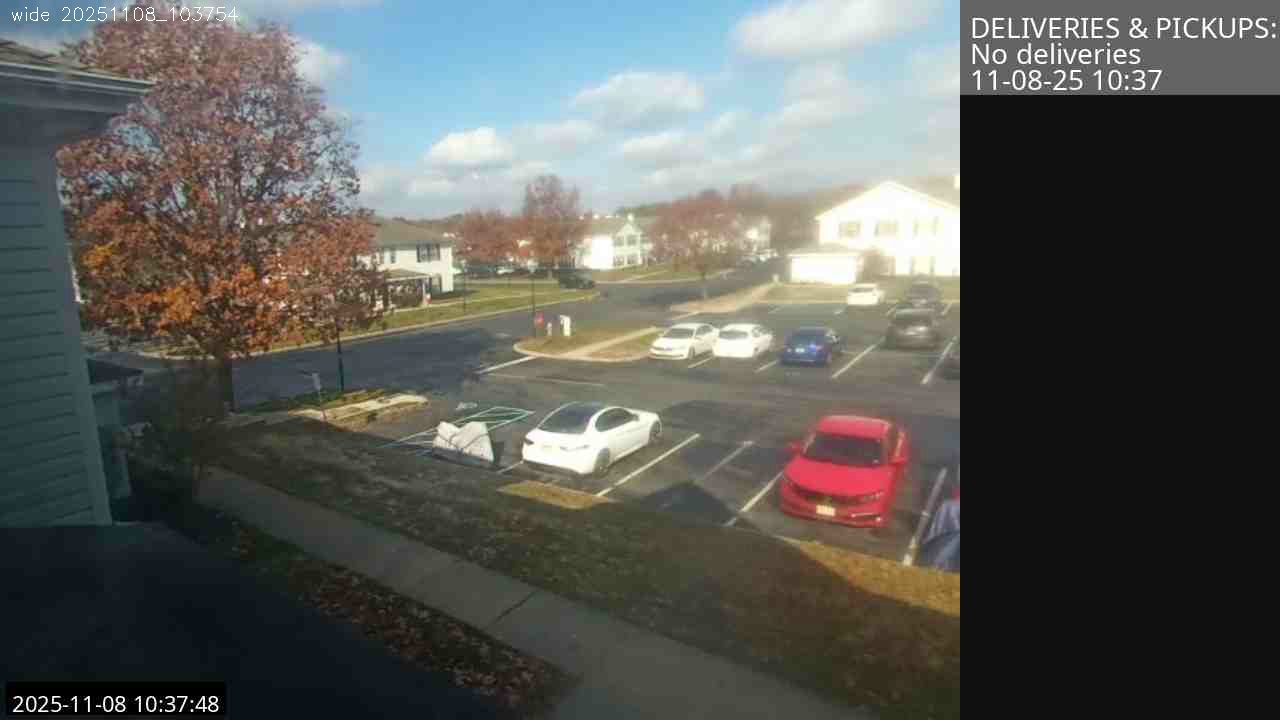
#> input picture detector/debug/20251108_103754_wide.jpg, 1280 x 720 px
$ python -i twostage.py   (imports and definitions only)
#> lines starting #> are read from the running program, lines starting #| are printed output that depends on the picture
#> further down, picture is the input picture: shape (720, 1280, 3); mean B, G, R 87.1, 90.9, 89.4
import cv2, json
from typing import List, Dict, Tuple
from ultralytics import YOLO

ALLOW_DEFAULT = {"amazon","dhl","fedex","ups","usps"}

def _boost_contrast_bgr(im_bgr):
    lab = cv2.cvtColor(im_bgr, cv2.COLOR_BGR2LAB)
#> lab: shape (720, 1280, 3); mean of channels 0, 1, 2 93.9, 127.3, 130.3
    L,a,b = cv2.split(lab)
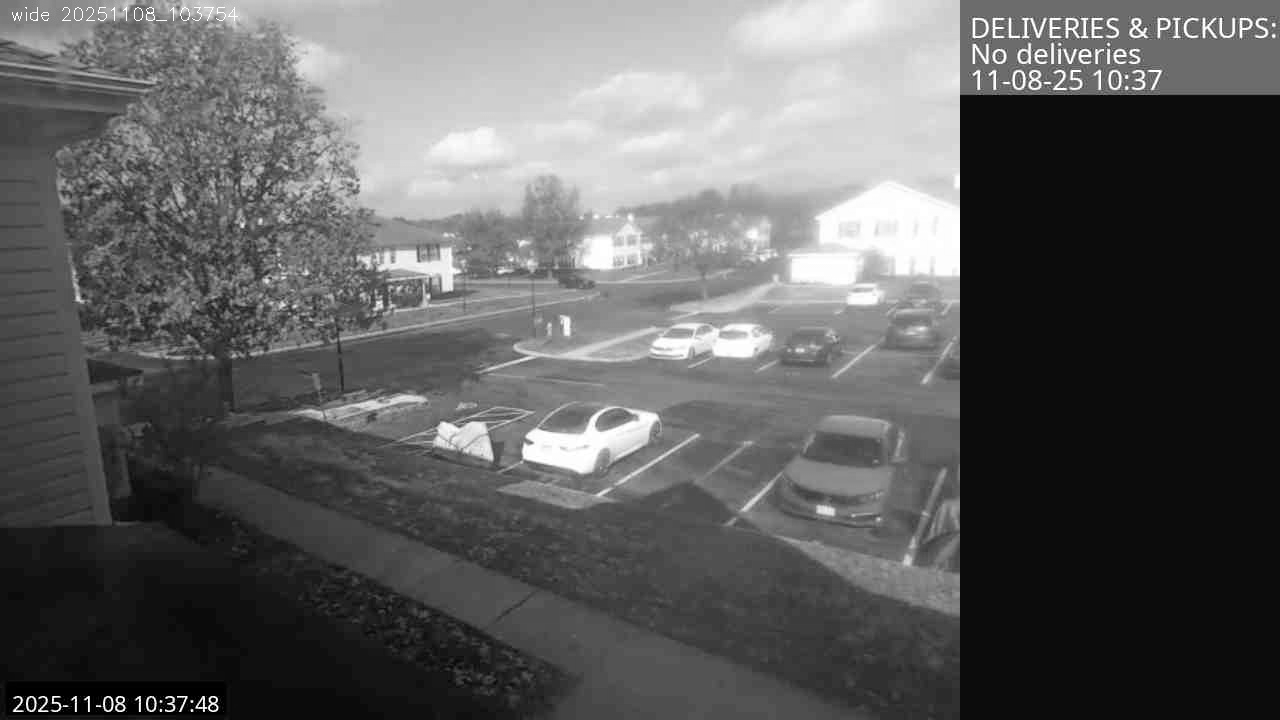
#> L: shape (720, 1280); min 0, max 255, mean 93.9
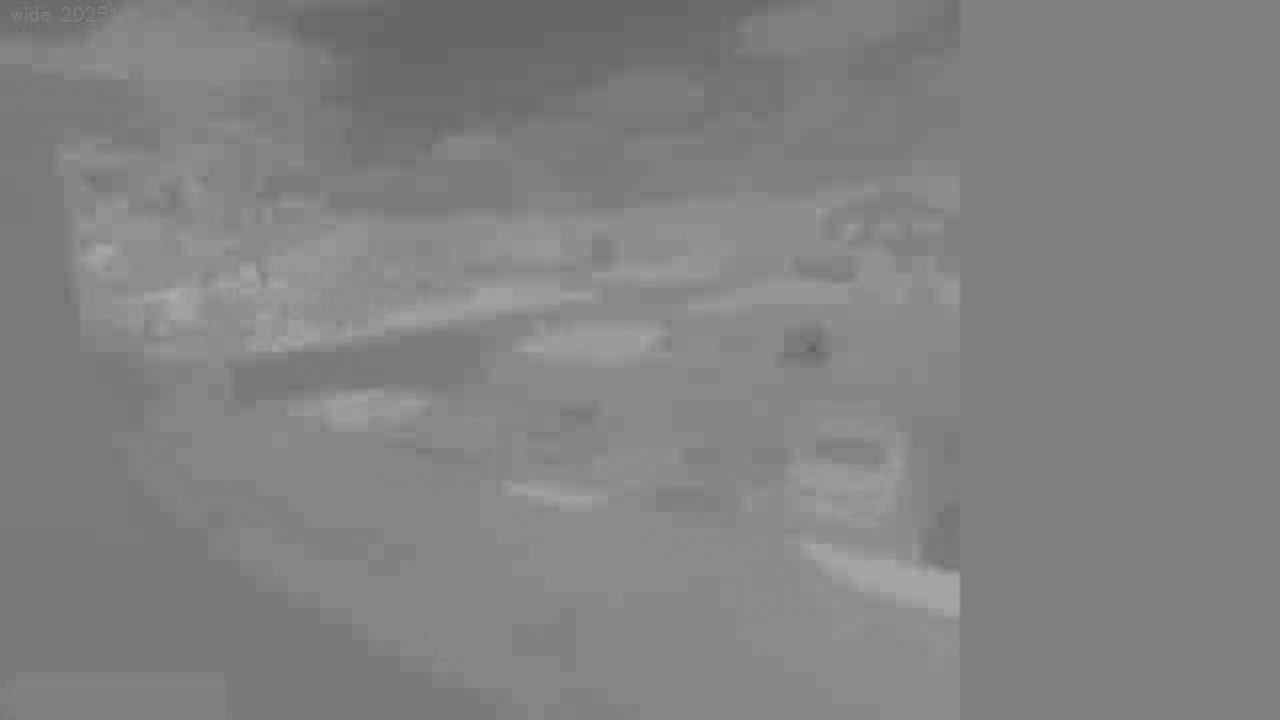
#> b: shape (720, 1280); min 93, max 174, mean 130.3
    L = cv2.createCLAHE(clipLimit=2.0, tileGridSize=(8,8)).apply(L)
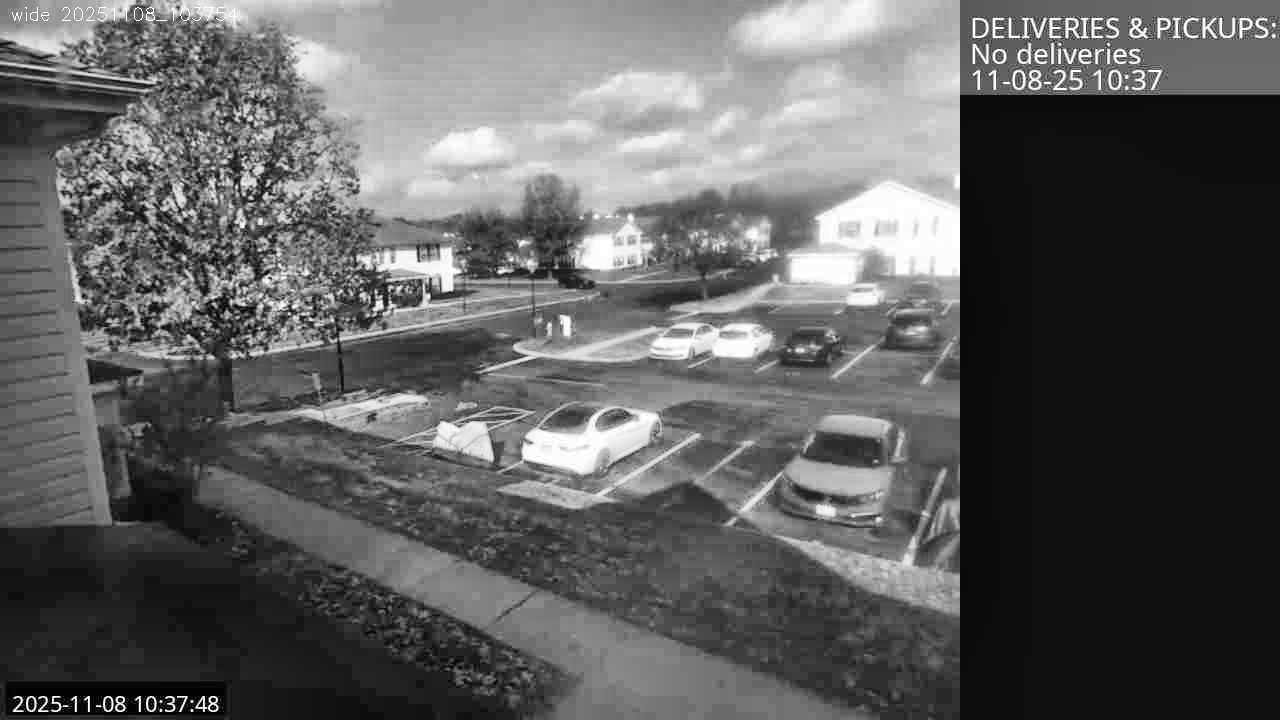
#> L: shape (720, 1280); min 1, max 255, mean 94.2
    return cv2.cvtColor(cv2.merge([L,a,b]), cv2.COLOR_LAB2BGR)
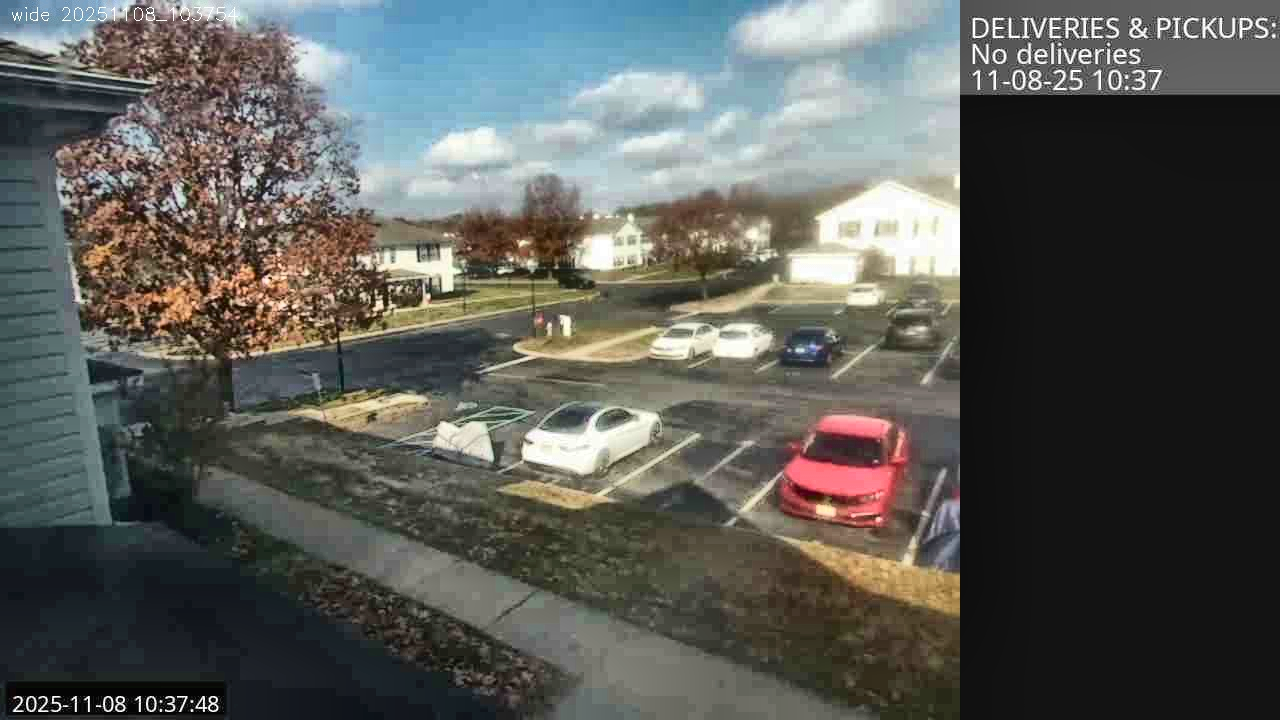
#> returned value: shape (720, 1280, 3); mean B, G, R 87, 90.9, 89.3

# [126 lines left out: functions _veh_label_ok, _collect_proposals, two_stage_hits, not called in this run]

>>> import cv2
>>> picture = cv2.imread('debug/20251108_103754_wide.jpg')
>>> result = _boost_contrast_bgr(picture)

$ run again, on detector/debug/20251108_103912_wide.jpg
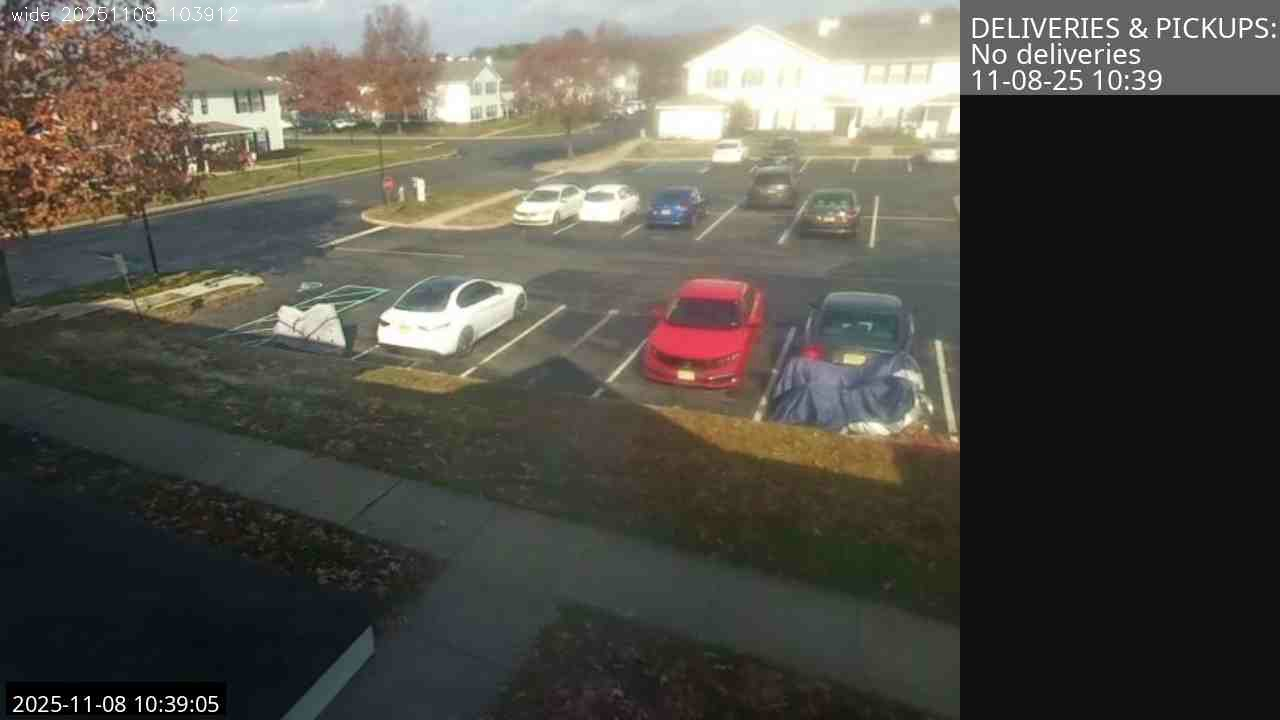
#> input picture detector/debug/20251108_103912_wide.jpg, 1280 x 720 px
#> picture is the input picture: shape (720, 1280, 3); mean B, G, R 72.5, 80.1, 82.1
#> lab: shape (720, 1280, 3); mean of channels 0, 1, 2 83.2, 127.6, 132.6
#> in _boost_contrast_bgr, `L,a,b = cv2.split(lab)`:
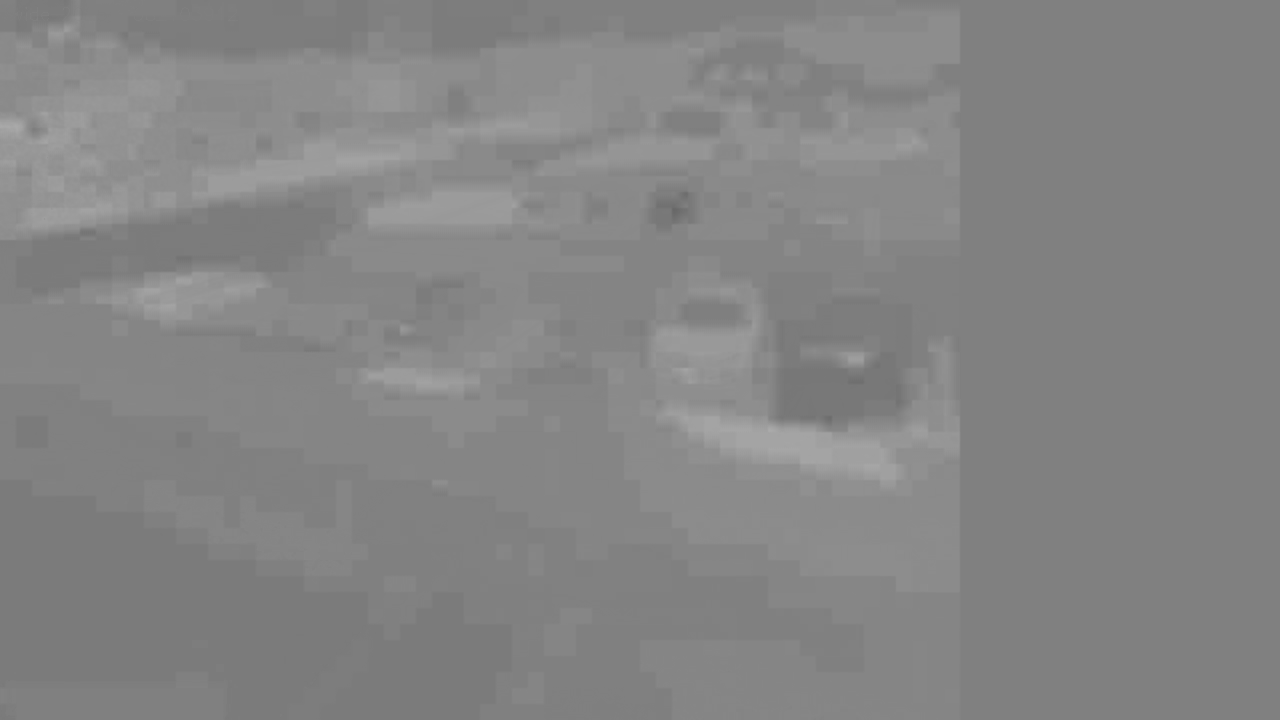
#> b: shape (720, 1280); min 104, max 171, mean 132.6
#> in _boost_contrast_bgr, `return cv2.cvtColor(cv2.merge([L,a,b]), cv2.COLOR_LAB2BGR)`:
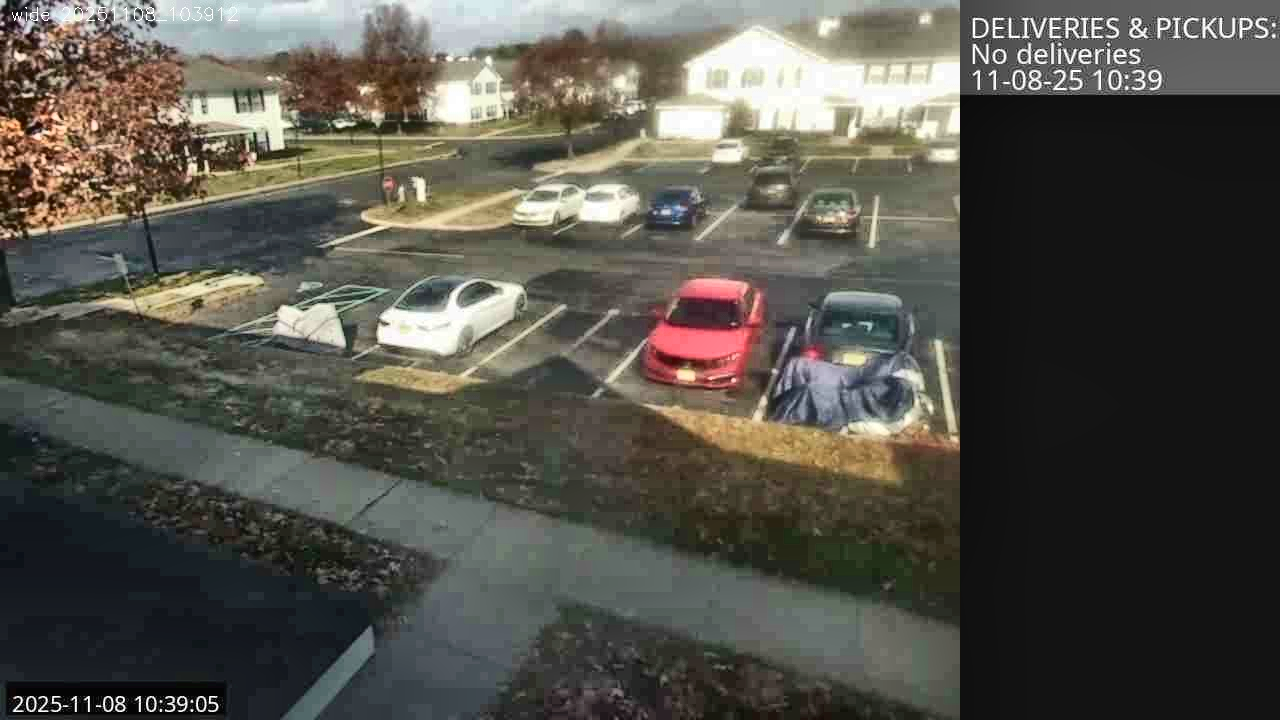
#> returned value: shape (720, 1280, 3); mean B, G, R 74, 81.6, 83.5
